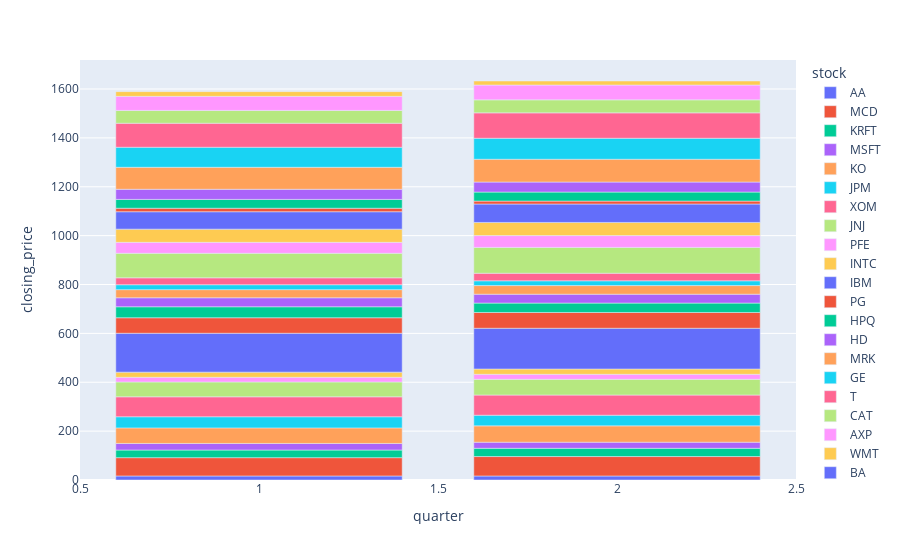

Notebook code for this chart:
### Markdown cell above
### Quarterly Closing of All Stocks

Now, let's visualize the average quarterly closing for all the stocks. The visualiation shows that generally quarter 2 seems to have higher prices than quarter 1. this could be due to the fact that in general markets increase over time so the overall trends of stocks will go up.

### Code cell
# Create a new DataFrame with quarterly data
df_quarterly = df.copy()
# Calculate the average closing price and volume for each stock by quarter
quarterly_trends_all = df_quarterly.groupby(['stock', 'quarter']).agg({'close': 'mean', 'volume': 'mean'}).reset_index()
quarterly_trends_all.sort_values(by='quarter', inplace=True)

closing_prices_quarterly_pivot = quarterly_trends_all.pivot_table(index='stock', columns='quarter', values='close', sort=False)

plot_df = closing_prices_quarterly_pivot.reset_index().melt(id_vars='stock', var_name='quarter', value_name='closing_price')

fig = px.bar(plot_df, x='quarter', y='closing_price', color='stock')
fig.show()

### Figure 1 — Plotly figure (JSON) as saved in the notebook; plotly's stock layout.template omitted (floating-point values rounded to 4 significant figures)
{"data": [{"alignmentgroup": "True", "hovertemplate": "stock=AA<br>quarter=%{x}<br>closing_price=%{y}<extra></extra>", "legendgroup": "AA", "marker": {"color": "#636efa", "pattern": {"shape": ""}}, "name": "AA", "offsetgroup": "AA", "orientation": "v", "showlegend": true, "textposition": "auto", "type": "bar", "x": [1, 2], "xaxis": "x", "y": [16.55, 16.46], "yaxis": "y"}, {"alignmentgroup": "True", "hovertemplate": "stock=MCD<br>quarter=%{x}<br>closing_price=%{y}<extra></extra>", "legendgroup": "MCD", "marker": {"color": "#EF553B", "pattern": {"shape": ""}}, "name": "MCD", "offsetgroup": "MCD", "orientation": "v", "showlegend": true, "textposition": "auto", "type": "bar", "x": [1, 2], "xaxis": "x", "y": [74.87, 79.48], "yaxis": "y"}, {"alignmentgroup": "True", "hovertemplate": "stock=KRFT<br>quarter=%{x}<br>closing_price=%{y}<extra></extra>", "legendgroup": "KRFT", "marker": {"color": "#00cc96", "pattern": {"shape": ""}}, "name": "KRFT", "offsetgroup": "KRFT", "orientation": "v", "showlegend": true, "textposition": "auto", "type": "bar", "x": [1, 2], "xaxis": "x", "y": [31.2, 33.81], "yaxis": "y"}, {"alignmentgroup": "True", "hovertemplate": "stock=MSFT<br>quarter=%{x}<br>closing_price=%{y}<extra></extra>", "legendgroup": "MSFT", "marker": {"color": "#ab63fa", "pattern": {"shape": ""}}, "name": "MSFT", "offsetgroup": "MSFT", "orientation": "v", "showlegend": true, "textposition": "auto", "type": "bar", "x": [1, 2], "xaxis": "x", "y": [26.95, 24.97], "yaxis": "y"}, {"alignmentgroup": "True", "hovertemplate": "stock=KO<br>quarter=%{x}<br>closing_price=%{y}<extra></extra>", "legendgroup": "KO", "marker": {"color": "#FFA15A", "pattern": {"shape": ""}}, "name": "KO", "offsetgroup": "KO", "orientation": "v", "showlegend": true, "textposition": "auto", "type": "bar", "x": [1, 2], "xaxis": "x", "y": [63.66, 66.86], "yaxis": "y"}, {"alignmentgroup": "True", "hovertemplate": "stock=JPM<br>quarter=%{x}<br>closing_price=%{y}<extra></extra>", "legendgroup": "JPM", "marker": {"color": "#19d3f3", "pattern": {"shape": ""}}, "name": "JPM", "offsetgroup": "JPM", "orientation": "v", "showlegend": true, "textposition": "auto", "type": "bar", "x": [1, 2], "xaxis": "x", "y": [45.59, 43.49], "yaxis": "y"}, {"alignmentgroup": "True", "hovertemplate": "stock=XOM<br>quarter=%{x}<br>closing_price=%{y}<extra></extra>", "legendgroup": "XOM", "marker": {"color": "#FF6692", "pattern": {"shape": ""}}, "name": "XOM", "offsetgroup": "XOM", "orientation": "v", "showlegend": true, "textposition": "auto", "type": "bar", "x": [1, 2], "xaxis": "x", "y": [81.58, 82.6], "yaxis": "y"}, {"alignmentgroup": "True", "hovertemplate": "stock=JNJ<br>quarter=%{x}<br>closing_price=%{y}<extra></extra>", "legendgroup": "JNJ", "marker": {"color": "#B6E880", "pattern": {"shape": ""}}, "name": "JNJ", "offsetgroup": "JNJ", "orientation": "v", "showlegend": true, "textposition": "auto", "type": "bar", "x": [1, 2], "xaxis": "x", "y": [60.7, 64.4], "yaxis": "y"}, {"alignmentgroup": "True", "hovertemplate": "stock=PFE<br>quarter=%{x}<br>closing_price=%{y}<extra></extra>", "legendgroup": "PFE", "marker": {"color": "#FF97FF", "pattern": {"shape": ""}}, "name": "PFE", "offsetgroup": "PFE", "orientation": "v", "showlegend": true, "textposition": "auto", "type": "bar", "x": [1, 2], "xaxis": "x", "y": [19.09, 20.5], "yaxis": "y"}, {"alignmentgroup": "True", "hovertemplate": "stock=INTC<br>quarter=%{x}<br>closing_price=%{y}<extra></extra>", "legendgroup": "INTC", "marker": {"color": "#FECB52", "pattern": {"shape": ""}}, "name": "INTC", "offsetgroup": "INTC", "orientation": "v", "showlegend": true, "textposition": "auto", "type": "bar", "x": [1, 2], "xaxis": "x", "y": [21.18, 21.67], "yaxis": "y"}, {"alignmentgroup": "True", "hovertemplate": "stock=IBM<br>quarter=%{x}<br>closing_price=%{y}<extra></extra>", "legendgroup": "IBM", "marker": {"color": "#636efa", "pattern": {"shape": ""}}, "name": "IBM", "offsetgroup": "IBM", "orientation": "v", "showlegend": true, "textposition": "auto", "type": "bar", "x": [1, 2], "xaxis": "x", "y": [159.2, 166.7], "yaxis": "y"}, {"alignmentgroup": "True", "hovertemplate": "stock=PG<br>quarter=%{x}<br>closing_price=%{y}<extra></extra>", "legendgroup": "PG", "marker": {"color": "#EF553B", "pattern": {"shape": ""}}, "name": "PG", "offsetgroup": "PG", "orientation": "v", "showlegend": true, "textposition": "auto", "type": "bar", "x": [1, 2], "xaxis": "x", "y": [63.38, 64.57], "yaxis": "y"}, {"alignmentgroup": "True", "hovertemplate": "stock=HPQ<br>quarter=%{x}<br>closing_price=%{y}<extra></extra>", "legendgroup": "HPQ", "marker": {"color": "#00cc96", "pattern": {"shape": ""}}, "name": "HPQ", "offsetgroup": "HPQ", "orientation": "v", "showlegend": true, "textposition": "auto", "type": "bar", "x": [1, 2], "xaxis": "x", "y": [44.97, 38.36], "yaxis": "y"}, {"alignmentgroup": "True", "hovertemplate": "stock=HD<br>quarter=%{x}<br>closing_price=%{y}<extra></extra>", "legendgroup": "HD", "marker": {"color": "#ab63fa", "pattern": {"shape": ""}}, "name": "HD", "offsetgroup": "HD", "orientation": "v", "showlegend": true, "textposition": "auto", "type": "bar", "x": [1, 2], "xaxis": "x", "y": [36.76, 36.38], "yaxis": "y"}, {"alignmentgroup": "True", "hovertemplate": "stock=MRK<br>quarter=%{x}<br>closing_price=%{y}<extra></extra>", "legendgroup": "MRK", "marker": {"color": "#FFA15A", "pattern": {"shape": ""}}, "name": "MRK", "offsetgroup": "MRK", "orientation": "v", "showlegend": true, "textposition": "auto", "type": "bar", "x": [1, 2], "xaxis": "x", "y": [33.32, 35.32], "yaxis": "y"}, {"alignmentgroup": "True", "hovertemplate": "stock=GE<br>quarter=%{x}<br>closing_price=%{y}<extra></extra>", "legendgroup": "GE", "marker": {"color": "#19d3f3", "pattern": {"shape": ""}}, "name": "GE", "offsetgroup": "GE", "orientation": "v", "showlegend": true, "textposition": "auto", "type": "bar", "x": [1, 2], "xaxis": "x", "y": [20.09, 19.5], "yaxis": "y"}, {"alignmentgroup": "True", "hovertemplate": "stock=T<br>quarter=%{x}<br>closing_price=%{y}<extra></extra>", "legendgroup": "T", "marker": {"color": "#FF6692", "pattern": {"shape": ""}}, "name": "T", "offsetgroup": "T", "orientation": "v", "showlegend": true, "textposition": "auto", "type": "bar", "x": [1, 2], "xaxis": "x", "y": [28.28, 30.87], "yaxis": "y"}, {"alignmentgroup": "True", "hovertemplate": "stock=CAT<br>quarter=%{x}<br>closing_price=%{y}<extra></extra>", "legendgroup": "CAT", "marker": {"color": "#B6E880", "pattern": {"shape": ""}}, "name": "CAT", "offsetgroup": "CAT", "orientation": "v", "showlegend": true, "textposition": "auto", "type": "bar", "x": [1, 2], "xaxis": "x", "y": [100.4, 105.7], "yaxis": "y"}, {"alignmentgroup": "True", "hovertemplate": "stock=AXP<br>quarter=%{x}<br>closing_price=%{y}<extra></extra>", "legendgroup": "AXP", "marker": {"color": "#FF97FF", "pattern": {"shape": ""}}, "name": "AXP", "offsetgroup": "AXP", "orientation": "v", "showlegend": true, "textposition": "auto", "type": "bar", "x": [1, 2], "xaxis": "x", "y": [44.82, 48.46], "yaxis": "y"}, {"alignmentgroup": "True", "hovertemplate": "stock=WMT<br>quarter=%{x}<br>closing_price=%{y}<extra></extra>", "legendgroup": "WMT", "marker": {"color": "#FECB52", "pattern": {"shape": ""}}, "name": "WMT", "offsetgroup": "WMT", "orientation": "v", "showlegend": true, "textposition": "auto", "type": "bar", "x": [1, 2], "xaxis": "x", "y": [54.06, 53.78], "yaxis": "y"}, {"alignmentgroup": "True", "hovertemplate": "stock=BA<br>quarter=%{x}<br>closing_price=%{y}<extra></extra>", "legendgroup": "BA", "marker": {"color": "#636efa", "pattern": {"shape": ""}}, "name": "BA", "offsetgroup": "BA", "orientation": "v", "showlegend": true, "textposition": "auto", "type": "bar", "x": [1, 2], "xaxis": "x", "y": [71.26, 75.47], "yaxis": "y"}, {"alignmentgroup": "True", "hovertemplate": "stock=BAC<br>quarter=%{x}<br>closing_price=%{y}<extra></extra>", "legendgroup": "BAC", "marker": {"color": "#EF553B", "pattern": {"shape": ""}}, "name": "BAC", "offsetgroup": "BAC", "orientation": "v", "showlegend": true, "textposition": "auto", "type": "bar", "x": [1, 2], "xaxis": "x", "y": [14.27, 11.93], "yaxis": "y"}, {"alignmentgroup": "True", "hovertemplate": "stock=VZ<br>quarter=%{x}<br>closing_price=%{y}<extra></extra>", "legendgroup": "VZ", "marker": {"color": "#00cc96", "pattern": {"shape": ""}}, "name": "VZ", "offsetgroup": "VZ", "orientation": "v", "showlegend": true, "textposition": "auto", "type": "bar", "x": [1, 2], "xaxis": "x", "y": [36.03, 36.88], "yaxis": "y"}, {"alignmentgroup": "True", "hovertemplate": "stock=DIS<br>quarter=%{x}<br>closing_price=%{y}<extra></extra>", "legendgroup": "DIS", "marker": {"color": "#ab63fa", "pattern": {"shape": ""}}, "name": "DIS", "offsetgroup": "DIS", "orientation": "v", "showlegend": true, "textposition": "auto", "type": "bar", "x": [1, 2], "xaxis": "x", "y": [41.55, 40.97], "yaxis": "y"}, {"alignmentgroup": "True", "hovertemplate": "stock=MMM<br>quarter=%{x}<br>closing_price=%{y}<extra></extra>", "legendgroup": "MMM", "marker": {"color": "#FFA15A", "pattern": {"shape": ""}}, "name": "MMM", "offsetgroup": "MMM", "orientation": "v", "showlegend": true, "textposition": "auto", "type": "bar", "x": [1, 2], "xaxis": "x", "y": [89.95, 93.31], "yaxis": "y"}, {"alignmentgroup": "True", "hovertemplate": "stock=UTX<br>quarter=%{x}<br>closing_price=%{y}<extra></extra>", "legendgroup": "UTX", "marker": {"color": "#19d3f3", "pattern": {"shape": ""}}, "name": "UTX", "offsetgroup": "UTX", "orientation": "v", "showlegend": true, "textposition": "auto", "type": "bar", "x": [1, 2], "xaxis": "x", "y": [81.98, 85.93], "yaxis": "y"}, {"alignmentgroup": "True", "hovertemplate": "stock=CVX<br>quarter=%{x}<br>closing_price=%{y}<extra></extra>", "legendgroup": "CVX", "marker": {"color": "#FF6692", "pattern": {"shape": ""}}, "name": "CVX", "offsetgroup": "CVX", "orientation": "v", "showlegend": true, "textposition": "auto", "type": "bar", "x": [1, 2], "xaxis": "x", "y": [98.23, 103.9], "yaxis": "y"}, {"alignmentgroup": "True", "hovertemplate": "stock=DD<br>quarter=%{x}<br>closing_price=%{y}<extra></extra>", "legendgroup": "DD", "marker": {"color": "#B6E880", "pattern": {"shape": ""}}, "name": "DD", "offsetgroup": "DD", "orientation": "v", "showlegend": true, "textposition": "auto", "type": "bar", "x": [1, 2], "xaxis": "x", "y": [52.44, 53.28], "yaxis": "y"}, {"alignmentgroup": "True", "hovertemplate": "stock=TRV<br>quarter=%{x}<br>closing_price=%{y}<extra></extra>", "legendgroup": "TRV", "marker": {"color": "#FF97FF", "pattern": {"shape": ""}}, "name": "TRV", "offsetgroup": "TRV", "orientation": "v", "showlegend": true, "textposition": "auto", "type": "bar", "x": [1, 2], "xaxis": "x", "y": [57.57, 60.63], "yaxis": "y"}, {"alignmentgroup": "True", "hovertemplate": "stock=CSCO<br>quarter=%{x}<br>closing_price=%{y}<extra></extra>", "legendgroup": "CSCO", "marker": {"color": "#FECB52", "pattern": {"shape": ""}}, "name": "CSCO", "offsetgroup": "CSCO", "orientation": "v", "showlegend": true, "textposition": "auto", "type": "bar", "x": [1, 2], "xaxis": "x", "y": [19.4, 16.51], "yaxis": "y"}], "layout": {"barmode": "relative", "legend": {"title": {"text": "stock"}, "tracegroupgap": 0}, "margin": {"t": 60}, "xaxis": {"anchor": "y", "domain": [0, 1], "title": {"text": "quarter"}}, "yaxis": {"anchor": "x", "domain": [0, 1], "title": {"text": "closing_price"}}}}
